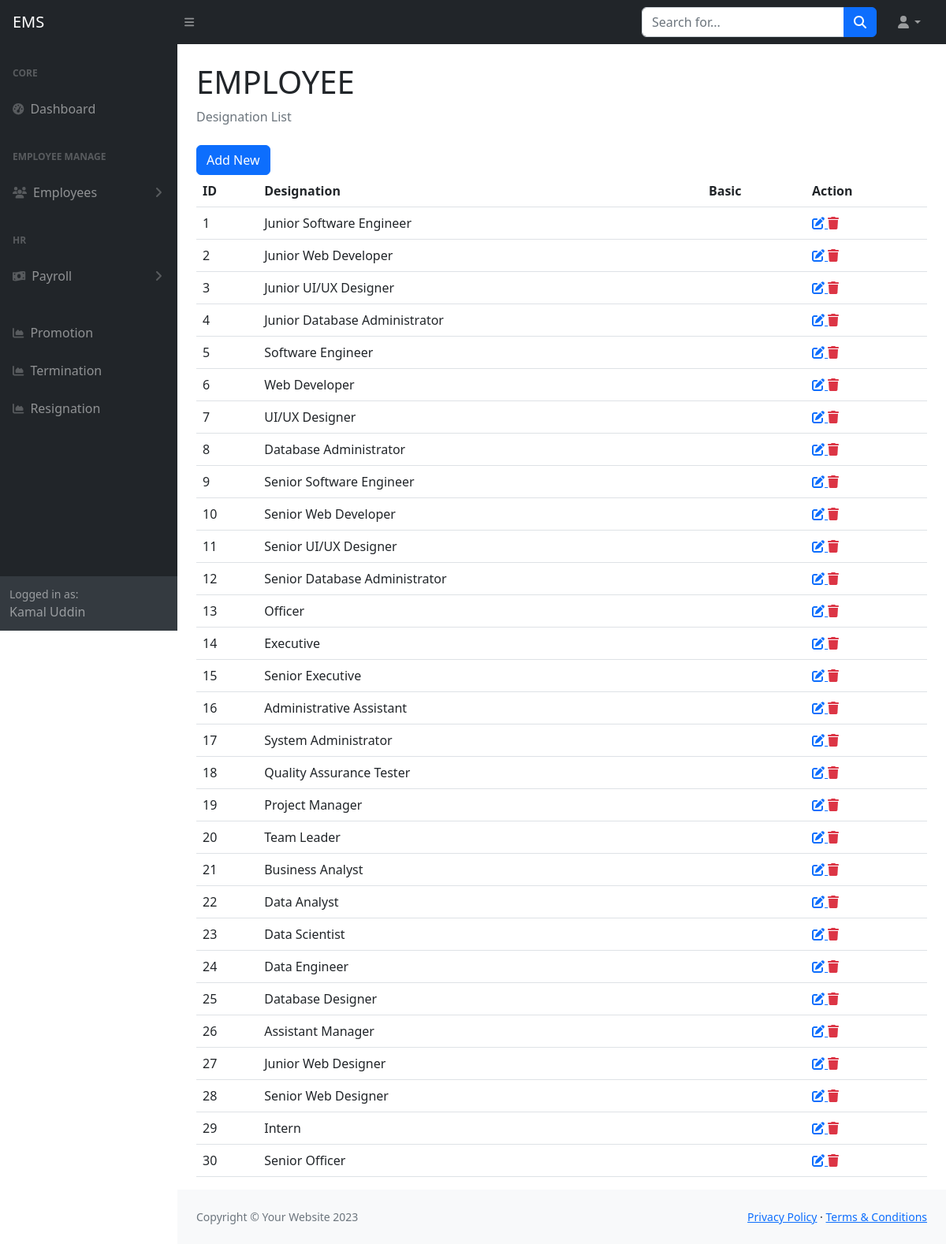
The app's page /designation_list.php (signed in) with its own data.
### tables this page shows
CREATE TABLE `tbl_designations` (
  `id` int(11) NOT NULL,
  `designation` varchar(255) NOT NULL,
  `house_rent` double(8,2) DEFAULT NULL,
  `medical_allowance` decimal(10,2) DEFAULT NULL,
  `pf` decimal(10,2) DEFAULT NULL,
  `tax` decimal(10,2) DEFAULT NULL,
  `bonus` decimal(10,2) DEFAULT NULL,
  `created_at` datetime NOT NULL,
  `created_by` varchar(255) NOT NULL,
  `updated_at` datetime NOT NULL,
  `updated_by` varchar(255) NOT NULL,
  `deleted_at` datetime DEFAULT NULL
);

### include/settings.php (called while the page is built)
<?php
   $base_url="http://localhost/employee/";
    require_once('class/crud.php');
    $mysqli=new crud;
?>

### class/crud.php (called while the page is built, shortened)
<?php
    class crud{
        private $host='localhost';
        private $user='root';
        private $password='';
        private $database='employee';
        private $connection;
        public function __construct(){
            $this->connection=new mysqli($this->host,$this->user,$this->password,$this->database);
        }
        public function common_select($table,$fields='*',$condition=false,$sort_field=false,$sort='ASC'){
            $result=array();
            $error=false;
            $sql="select $fields from $table where deleted_at is null ";
            $rs=$this->connection->query($sql);
            if($rs){
                if($rs->num_rows > 0){
                    while($r=$rs->fetch_object()){
                        array_push($result,$r);
                    }
                }
            }else{
                $error=$this->connection->error;
            }
            $return = array('data'=>$result,'error'=>$error);
            return $return;
        }
    }
?>

### designation_list.php (the view)
<?php require_once('include/header.php') ?>
<?php require_once('include/sidebar.php') ?>
<div class="container-fluid px-4">
    <h1 class="mt-4">EMPLOYEE</h1>
    <ol class="breadcrumb mb-4">
        <li class="breadcrumb-item active">Designation List</li>
    </ol>
    <a href="<?= $base_url?>designation_create.php" class="btn btn-primary">Add New</a>
    <table class="table">
        <tr>
            <th>ID</th>
            <th>Designation</th>
            <th>Basic</th>
            <th>Action</th>
        </tr>
        <?php
                  $data=$mysqli->common_select('tbl_designations');
               if(!$data['error']){
                    foreach($data['data'] as $d){
                ?>
        <tr>
            <td><?= $d->id ?></td>
            <td><?= $d->designation ?></td>
            <td><?= $d->basic ?></td>
            <td>
                <a title="Update" href="<?= $base_url?>designation_edit.php?id=<?= $d->id ?>">
                            <i class="fa fa-edit"></i>
                </a>
                <a title="Delete" class="text-danger" href="designation_delete.php?id=<?= $d->id ?>">
                            <i class="fa fa-trash"></i>
                </a>
            </td>
        </tr>
        <?php
        }
                  }
                  ?>
    </table>
</div>
<?php require_once('include/footer.php') ?>

### records on screen
tbl_designations: id "1", designation "Junior Software Engineer"
tbl_designations: id "2", designation "Junior Web Developer"
tbl_designations: id "3", designation "Junior UI/UX Designer"
tbl_designations: id "4", designation "Junior Database Administrator"
tbl_designations: id "5", designation "Software Engineer"
tbl_designations: id "6", designation "Web Developer"
tbl_designations: id "7", designation "UI/UX Designer"
tbl_designations: id "8", designation "Database Administrator"
tbl_designations: id "9", designation "Senior Software Engineer"
tbl_designations: id "10", designation "Senior Web Developer"
tbl_designations: id "11", designation "Senior UI/UX Designer"
tbl_designations: id "12", designation "Senior Database Administrator"
tbl_designations: id "13", designation "Officer"
tbl_designations: id "14", designation "Executive"
tbl_designations: id "15", designation "Senior Executive"
tbl_designations: id "16", designation "Administrative Assistant"
tbl_designations: id "17", designation "System Administrator"
tbl_designations: id "18", designation "Quality Assurance Tester"
tbl_designations: id "19", designation "Project Manager"
tbl_designations: id "20", designation "Team Leader"
tbl_designations: id "21", designation "Business Analyst"
tbl_designations: id "22", designation "Data Analyst"
tbl_designations: id "23", designation "Data Scientist"
tbl_designations: id "24", designation "Data Engineer"
tbl_designations: id "25", designation "Database Designer"
tbl_designations: id "26", designation "Assistant Manager"
tbl_designations: id "27", designation "Junior Web Designer"
tbl_designations: id "28", designation "Senior Web Designer"
tbl_designations: id "29", designation "Intern"
tbl_designations: id "30", designation "Senior Officer"

### other values on screen
$_SESSION['username'] "Kamal Uddin"
